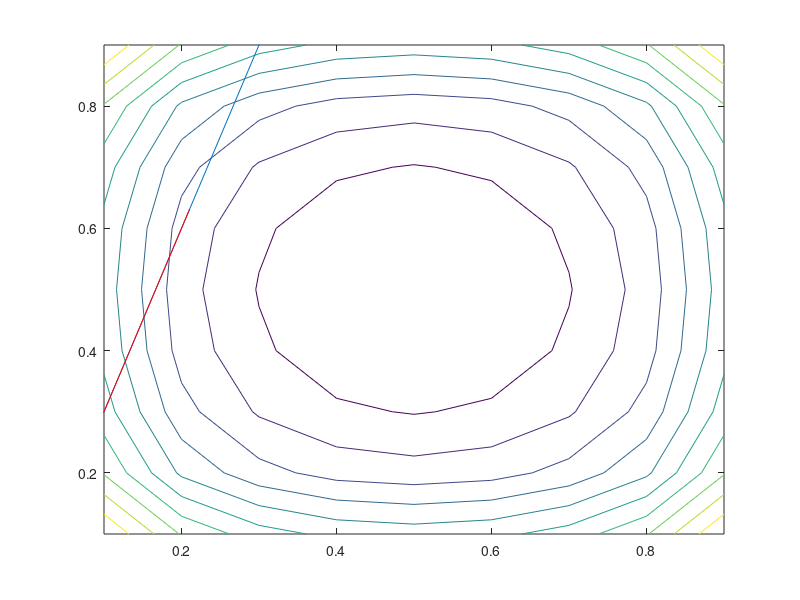

Recreate this plot in MATLAB.
clear;
a=[1;1];
A=[3 -1];
[xx,yy]=meshgrid(0.1:0.1:0.9,0.1:0.1:0.9);
fx=-log(1-a(1)*xx)-log(1-a(2)*yy)-log(xx)-log(yy);
%df=@(z) [1/(1-z(1))-1/z(1);1/(1-z(2))-1/z(2)];
df=@(x_,y_) [1/(1-x_)-1/x_;1/(1-y_)-1/y_];
ddf=@(x_,y_) diag([1/((1-x_)^2)+1/(x_^2),1/((1-y_)^2)+1/(y_^2)]);
contour(xx,yy,fx);
z=[.1;.3];
ep=1e-3;
lamb2=df(z(1),z(2))'*ddf(z(1),z(2))*df(z(1),z(2));
pa=[];
while lamb2/2 > ep
    H=ddf(z(1),z(2));
    tmp=[-df(z(1),z(2));
         0];
    KKT=[H  A'
         A 0];
    tmp=linsolve(KKT,tmp);
    u=tmp(1:2);
    w=tmp(3)
    u=u(:)
    pa=[pa z];
    lamb2=u'*ddf(z(1),z(2))*u;
    z=z+u
end
hold on
plot([0 1/3],[0 1]);
plot(pa(1,:),pa(2,:),'r');
hold off
